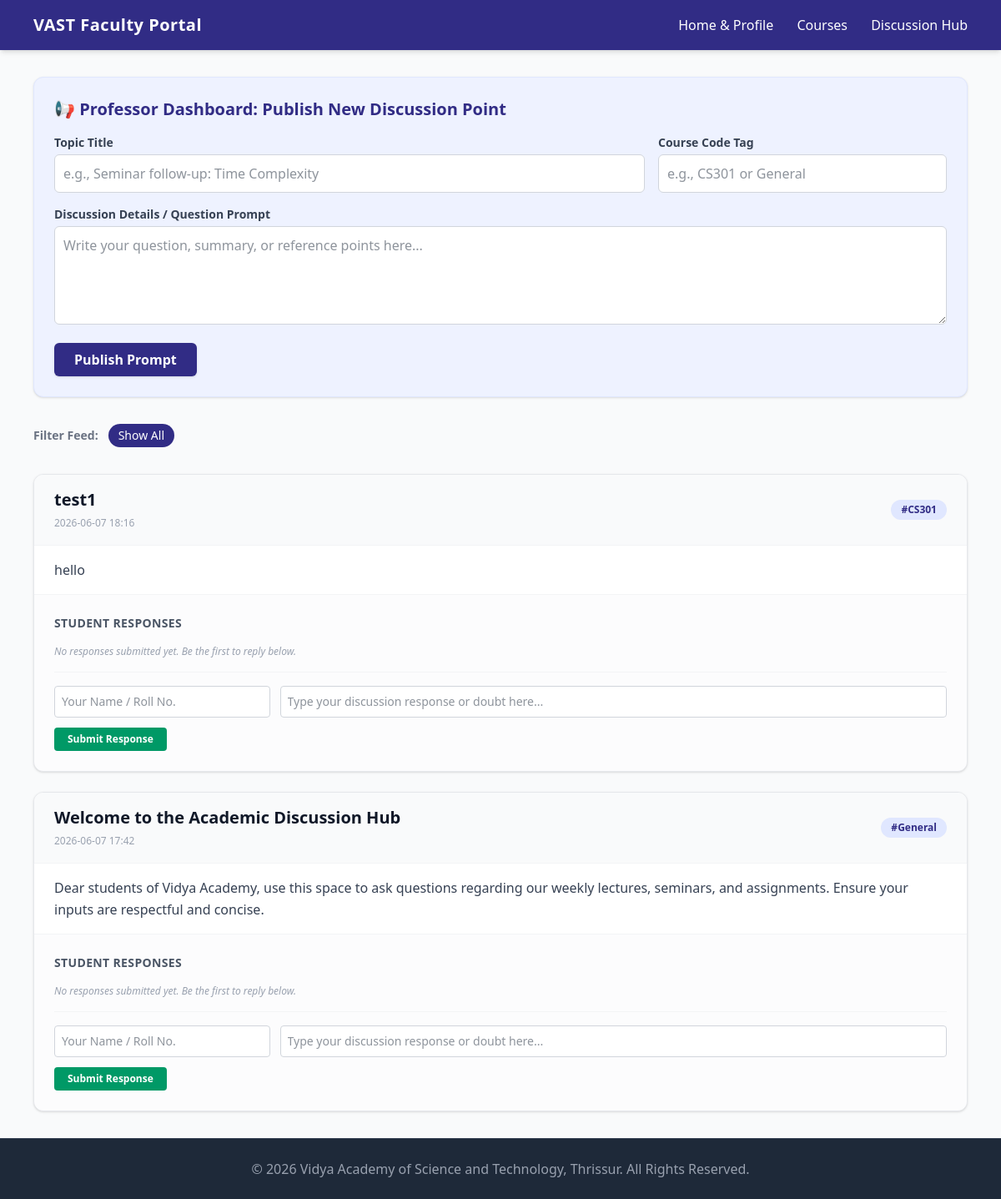
The page /discussions on the database its author committed.
### tables this page shows
CREATE TABLE posts (
                id INTEGER PRIMARY KEY AUTOINCREMENT,
                title TEXT NOT NULL,
                content TEXT NOT NULL,
                course_tag TEXT NOT NULL,
                created_at TEXT NOT NULL
            );

### app.py (the view, shortened to what this page needs)
@app.route('/discussions', methods=['GET', 'POST'])
def discussions():
    conn = get_db()
    tag_filter = request.args.get('tag')
    if tag_filter:
        posts = conn.execute('SELECT * FROM posts WHERE course_tag = ? ORDER BY id DESC', (tag_filter,)).fetchall()
    else:
        posts = conn.execute('SELECT * FROM posts ORDER BY id DESC').fetchall()
    all_comments = conn.execute('SELECT * FROM comments ORDER BY id ASC').fetchall()
    comments_by_post = {}
    for comment in all_comments:
        comments_by_post.setdefault(comment['post_id'], []).append(comment)
    return render_template('discussions.html', posts=posts, comments_by_post=comments_by_post, selected_tag=tag_filter)

### app.py (called while the page is built)
def get_db():
    conn = sqlite3.connect(DATABASE)
    conn.row_factory = sqlite3.Row
    return conn

### templates/discussions.html (shortened to what this page needs)
{% extends 'base.html' %}
{% block content %}
<div class="space-y-8">
    <div class="bg-indigo-50 p-6 rounded-xl border border-indigo-100 shadow-sm">
        <h3 class="text-xl font-bold text-indigo-900 mb-4">📢 Professor Dashboard: Publish New Discussion Point</h3>
        <form action="/discussions" method="POST" class="space-y-4">
            <div class="grid grid-cols-1 md:grid-cols-3 gap-4">
                <div class="md:col-span-2">
                    <label class="block text-sm font-semibold text-gray-700 mb-1">Topic Title</label>
                    <input type="text" name="title" required placeholder="e.g., Seminar follow-up: Time Complexity" class="w-full p-2.5 border border-gray-300 rounded-md bg-white">
                </div>
                <div>
                    <label class="block text-sm font-semibold text-gray-700 mb-1">Course Code Tag</label>
                    <input type="text" name="course_tag" required placeholder="e.g., CS301 or General" class="w-full p-2.5 border border-gray-300 rounded-md bg-white">
                </div>
            </div>
            <div>
                <label class="block text-sm font-semibold text-gray-700 mb-1">Discussion Details / Question Prompt</label>
                <textarea name="content" rows="4" required placeholder="Write your question, summary, or reference points here..." class="w-full p-2.5 border border-gray-300 rounded-md bg-white"></textarea>
            </div>
            <button type="submit" class="bg-indigo-900 hover:bg-indigo-800 text-white font-bold py-2 px-6 rounded-md transition cursor-pointer shadow">
                Publish Prompt
            </button>
        </form>
    </div>
    <div class="flex items-center space-x-3 flex-wrap">
        <span class="text-sm font-bold text-gray-500">Filter Feed:</span>
        <a href="/discussions" class="px-3 py-1 text-sm rounded-full {% if not selected_tag %}bg-indigo-900 text-white{% else %}bg-gray-200 text-gray-700 hover:bg-gray-300{% endif %}">Show All</a>
    </div>
    <div class="space-y-6">
        {% for post in posts %}
        <div class="bg-white border border-gray-200 rounded-xl shadow-sm overflow-hidden">
            <div class="bg-gray-50 px-6 py-4 border-b border-gray-100 flex justify-between items-center flex-wrap gap-2">
                <div>
                    <h4 class="text-xl font-bold text-gray-900">{{ post.title }}</h4>
                    <span class="text-xs text-gray-400">{{ post.created_at }}</span>
                </div>
                <a href="/discussions?tag={{ post.course_tag }}" class="bg-indigo-100 hover:bg-indigo-200 text-indigo-900 font-bold px-3 py-1 rounded-full text-xs transition">
                    #{{ post.course_tag }}
                </a>
            </div>
            <div class="px-6 py-4 text-gray-700 leading-relaxed border-b border-gray-100">
                <p class="whitespace-pre-line">{{ post.content }}</p>
            </div>
            <div class="bg-gray-50/50 p-6 space-y-4">
                <h5 class="text-sm font-bold text-gray-600 tracking-wide">STUDENT RESPONSES</h5>
                <div class="space-y-3">
                    {% if comments_by_post[post.id] %}
                        {% for comment in comments_by_post[post.id] %}
                        <div class="bg-white p-3 rounded-lg border border-gray-200 text-sm shadow-2xs">
                            <div class="flex justify-between font-semibold text-gray-900 mb-1">
                                <span>👨‍🎓 {{ comment.student_name }}</span>
                                <span class="text-xs font-normal text-gray-400">{{ comment.created_at }}</span>
                            </div>
                            <p class="text-gray-700">{{ comment.comment_text }}</p>
                        </div>
                        {% endfor %}
                    {% else %}
                        <p class="text-xs text-gray-400 italic">No responses submitted yet. Be the first to reply below.</p>
                    {% endif %}
                </div>
                <form action="/add_comment/{{ post.id }}" method="POST" class="mt-4 pt-4 border-t border-gray-100 space-y-3">
                    <div class="grid grid-cols-1 sm:grid-cols-4 gap-3">
                        <input type="text" name="student_name" required placeholder="Your Name / Roll No." class="sm:col-span-1 p-2 bg-white border border-gray-300 rounded text-sm">
                        <input type="text" name="comment_text" required placeholder="Type your discussion response or doubt here..." class="sm:col-span-3 p-2 bg-white border border-gray-300 rounded text-sm">
                    </div>
                    <button type="submit" class="bg-emerald-600 hover:bg-emerald-500 text-white text-xs font-bold py-1.5 px-4 rounded transition cursor-pointer">
                        Submit Response
                    </button>
                </form>
            </div>
        </div>
        {% endfor %}
    </div>
</div>
{% endblock %}

### templates/base.html (shortened to what this page needs)
<!DOCTYPE html>
<html lang="en">
<head>
    <script src="https://cdn.jsdelivr.net/npm/@tailwindcss/browser@4"></script>
</head>
<body class="bg-gray-50 text-gray-800 font-sans flex flex-col min-h-screen">
    <nav class="bg-indigo-900 text-white shadow-md">
        <div class="max-w-6xl mx-auto px-4 py-4 flex justify-between items-center">
            <a href="/" class="text-xl font-bold tracking-wide">VAST Faculty Portal</a>
            <div class="space-x-6">
                <a href="/" class="hover:text-indigo-200 transition">Home & Profile</a>
                <a href="/courses" class="hover:text-indigo-200 transition">Courses</a>
                <a href="/discussions" class="hover:text-indigo-200 transition">Discussion Hub</a>
            </div>
        </div>
    </nav>
    <main class="flex-grow max-w-6xl w-full mx-auto px-4 py-8">
        {% block content %}{% endblock %}
    </main>
    <footer class="bg-gray-800 text-gray-400 text-center py-6 border-t border-gray-700">
        <p>© 2026 Vidya Academy of Science and Technology, Thrissur. All Rights Reserved.</p>
    </footer>
</body>
</html>

### rows shown on the page
posts: title "test1", created_at "2026-06-07 18:16", course_tag "CS301", content "hello", shows "No responses submitted yet. Be the first to reply below."
posts: title "Welcome to the Academic Discussion Hub", created_at "2026-06-07 17:42", course_tag "General", content "Dear students of Vidya Academy, use this space to ask questions regarding our weekly lectures, seminars, and assignments. Ensure your inputs are respectful and concise.", shows "No responses submitted yet. Be the first to reply below."
